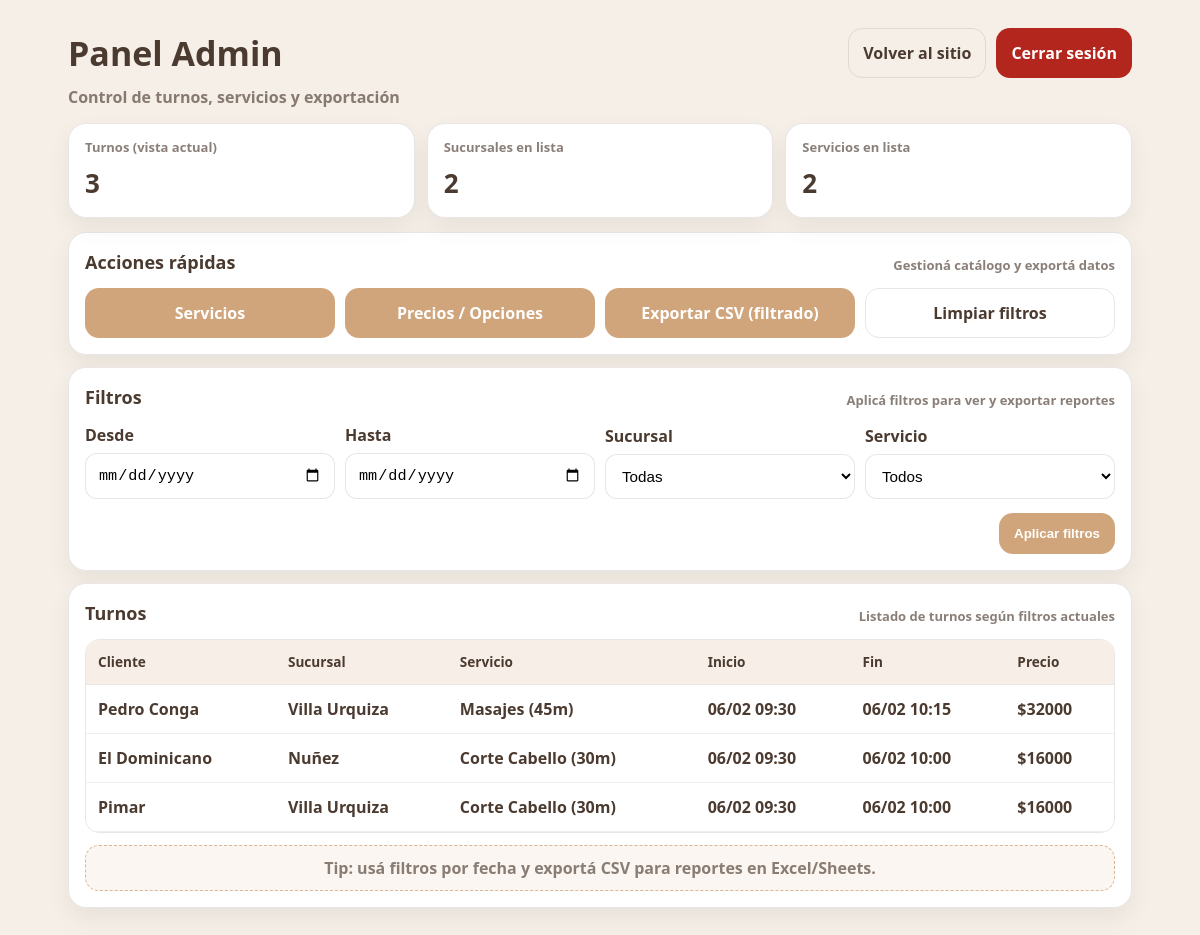
Before: /admin (signed in) with the older database file.
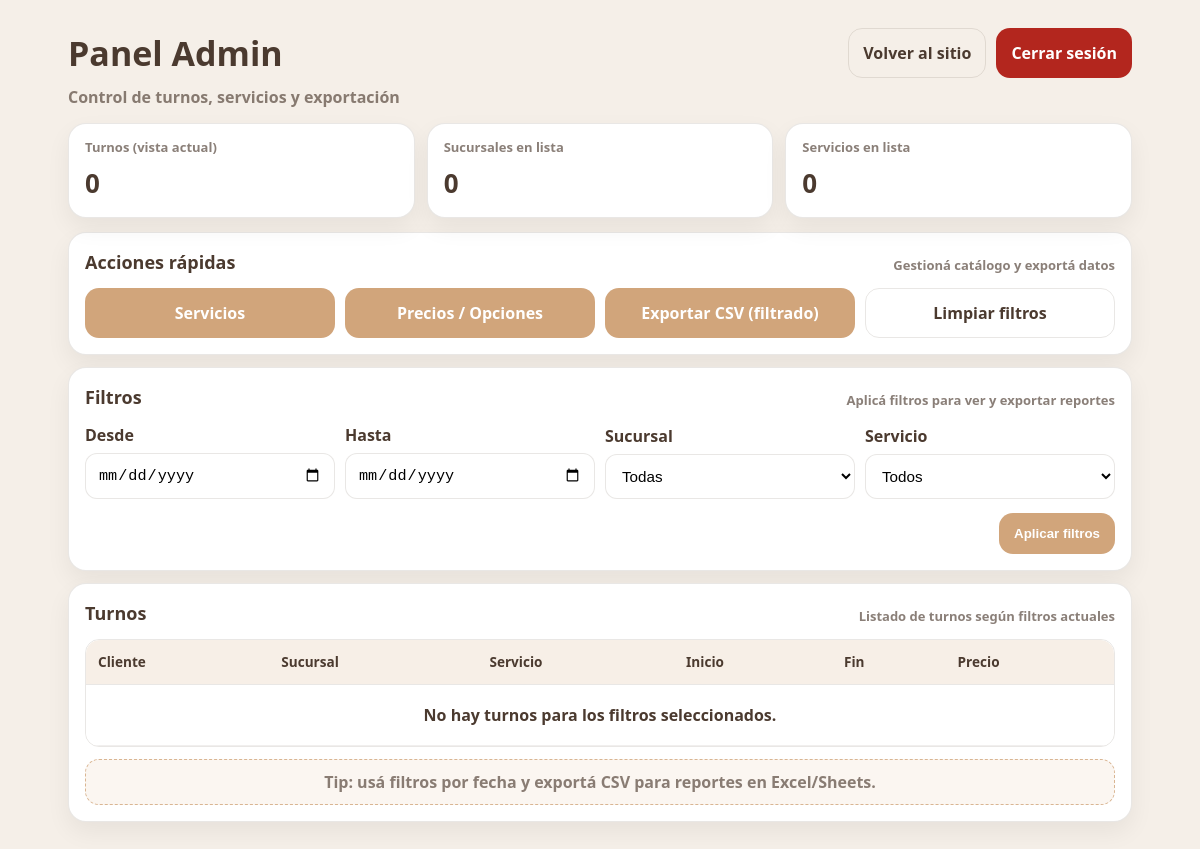
After: the same page with the newer database file.
### app.py (models this page shows)
class Turno(db.Model):
    id = db.Column(db.Integer, primary_key=True)
    nombre = db.Column(db.String(120), nullable=False)
    sucursal = db.Column(db.String(60), nullable=False)
    opcion_id = db.Column(db.Integer, db.ForeignKey("servicio_opcion.id"), nullable=False)
    servicio_nombre = db.Column(db.String(120), nullable=False)
    duracion = db.Column(db.Integer, nullable=False)
    precio = db.Column(db.Integer, nullable=False)
    inicio = db.Column(db.DateTime, nullable=False)
    fin = db.Column(db.DateTime, nullable=False)
    creado_en = db.Column(db.DateTime, default=datetime.now)

### app.py (the view)
@app.route("/admin")
@admin_required
def admin_panel():
    date_from = (request.args.get("from") or "").strip()   # YYYY-MM-DD
    date_to = (request.args.get("to") or "").strip()       # YYYY-MM-DD
    sucursal = (request.args.get("sucursal") or "").strip()
    servicio = (request.args.get("servicio") or "").strip()
    def parse_ymd(s):
        try:
            return datetime.strptime(s, "%Y-%m-%d")
        except Exception:
            return None
    q = Turno.query
    df = parse_ymd(date_from)
    dt = parse_ymd(date_to)
    if df:
        q = q.filter(Turno.inicio >= df)
    if dt:
        q = q.filter(Turno.inicio < (dt + timedelta(days=1)))
    if sucursal:
        q = q.filter(Turno.sucursal == sucursal)
    if servicio:
        q = q.filter(Turno.servicio_nombre == servicio)
    turnos = q.order_by(Turno.inicio.desc()).all()
    sucursales = [r[0] for r in db.session.query(Turno.sucursal).distinct().order_by(Turno.sucursal).all()]
    servicios = [r[0] for r in db.session.query(Turno.servicio_nombre).distinct().order_by(Turno.servicio_nombre).all()]
    return render_template(
        "admin_panel.html",
        turnos=turnos,
        sucursales=sucursales,
        servicios=servicios,
        filtros={
            "from": date_from,
            "to": date_to,
            "sucursal": sucursal,
            "servicio": servicio
        }
    )

### app.py (called while the page is built)
def admin_required(f):
    @wraps(f)
    def wrapper(*args, **kwargs):
        if not session.get("is_admin"):
            return redirect(url_for("admin_login"))
        return f(*args, **kwargs)
    return wrapper

### templates/admin_panel.html (shortened to what this page needs)
<!DOCTYPE html>
<html lang="es">
<head>
  <link rel="stylesheet" href="/static/style.css">
</head>
<body>
  <div class="admin-shell">
    <header class="admin-header">
      <div>
        <h1 class="admin-title">Panel Admin</h1>
        <p class="admin-subtitle">Control de turnos, servicios y exportación</p>
      </div>
      <div class="admin-header-actions">
        <a class="btn btn-ghost" href="/">Volver al sitio</a>
        <a class="btn btn-danger" href="/admin/logout">Cerrar sesión</a>
      </div>
    </header>
    <section class="kpi-grid">
      <div class="kpi-card">
        <div class="kpi-label">Turnos (vista actual)</div>
        <div class="kpi-value">{{ turnos|length }}</div>
      </div>
      <div class="kpi-card">
        <div class="kpi-label">Sucursales en lista</div>
        <div class="kpi-value">{{ sucursales|length }}</div>
      </div>
      <div class="kpi-card">
        <div class="kpi-label">Servicios en lista</div>
        <div class="kpi-value">{{ servicios|length }}</div>
      </div>
    </section>
    <section class="panel-card">
      <div class="panel-head">
        <h2>Acciones rápidas</h2>
        <p>Gestioná catálogo y exportá datos</p>
      </div>
      <div class="actions-grid">
        <a class="btn btn-primary" href="/admin/servicios">Servicios</a>
        <a class="btn btn-primary" href="/admin/opciones">Precios / Opciones</a>
        <a class="btn btn-primary"
           href="/admin/export/turnos.csv?from={{ filtros['from'] }}&to={{ filtros['to'] }}&sucursal={{ filtros['sucursal'] }}&servicio={{ filtros['servicio'] }}">
          Exportar CSV (filtrado)
        </a>
        <a class="btn btn-ghost" href="/admin">Limpiar filtros</a>
      </div>
    </section>
    <section class="panel-card">
      <div class="panel-head">
        <h2>Filtros</h2>
        <p>Aplicá filtros para ver y exportar reportes</p>
      </div>
      <form class="filters-grid" method="GET" action="/admin">
        <div class="field">
          <label>Desde</label>
          <input type="date" name="from" value="{{ filtros['from'] }}">
        </div>
        <div class="field">
          <label>Hasta</label>
          <input type="date" name="to" value="{{ filtros['to'] }}">
        </div>
        <div class="field">
          <label>Sucursal</label>
          <select name="sucursal">
            <option value="">Todas</option>
          </select>
        </div>
        <div class="field">
          <label>Servicio</label>
          <select name="servicio">
            <option value="">Todos</option>
          </select>
        </div>
        <div class="filters-actions">
          <button class="btn btn-primary" type="submit">Aplicar filtros</button>
        </div>
      </form>
    </section>
    <section class="panel-card">
      <div class="panel-head">
        <h2>Turnos</h2>
        <p>Listado de turnos según filtros actuales</p>
      </div>
      <div class="table-wrap">
        <table class="admin-table">
          <thead>
            <tr>
              <th>Cliente</th>
              <th>Sucursal</th>
              <th>Servicio</th>
              <th>Inicio</th>
              <th>Fin</th>
              <th>Precio</th>
            </tr>
          </thead>
          <tbody>
            {% for t in turnos %}
              <tr>
                <td>{{ t.nombre }}</td>
                <td>{{ t.sucursal }}</td>
                <td>{{ t.servicio_nombre }} ({{ t.duracion }}m)</td>
                <td>{{ t.inicio.strftime('%d/%m %H:%M') }}</td>
                <td>{{ t.fin.strftime('%d/%m %H:%M') }}</td>
                <td>${{ t.precio }}</td>
              </tr>
            {% else %}
              <tr>
                <td colspan="6" class="empty-row">No hay turnos para los filtros seleccionados.</td>
              </tr>
            {% endfor %}
          </tbody>
        </table>
      </div>
      <div class="hint" style="text-align: center;">
        Tip: usá filtros por fecha y exportá CSV para reportes en Excel/Sheets.
      </div>
    </section>
  </div>
</body>
</html>

Changed rows visible on the page:
removed Turno: nombre "Pedro Conga", sucursal "Villa Urquiza", servicio_nombre "Masajes", duracion "45", inicio "06/02 09:30", fin "06/02 10:15", precio "32000"
removed Turno: nombre "El Dominicano", sucursal "Nuñez", servicio_nombre "Corte Cabello", duracion "30", inicio "06/02 09:30", fin "06/02 10:00", precio "16000"
removed Turno: nombre "Pimar", sucursal "Villa Urquiza", servicio_nombre "Corte Cabello", duracion "30", inicio "06/02 09:30", fin "06/02 10:00", precio "16000"
Other visible differences:
{{ turnos|length }}: "3" → "0"
{{ sucursales|length }}: "2" → "0"
{{ servicios|length }}: "2" → "0"
text now shown: "No hay turnos para los filtros seleccionados."
